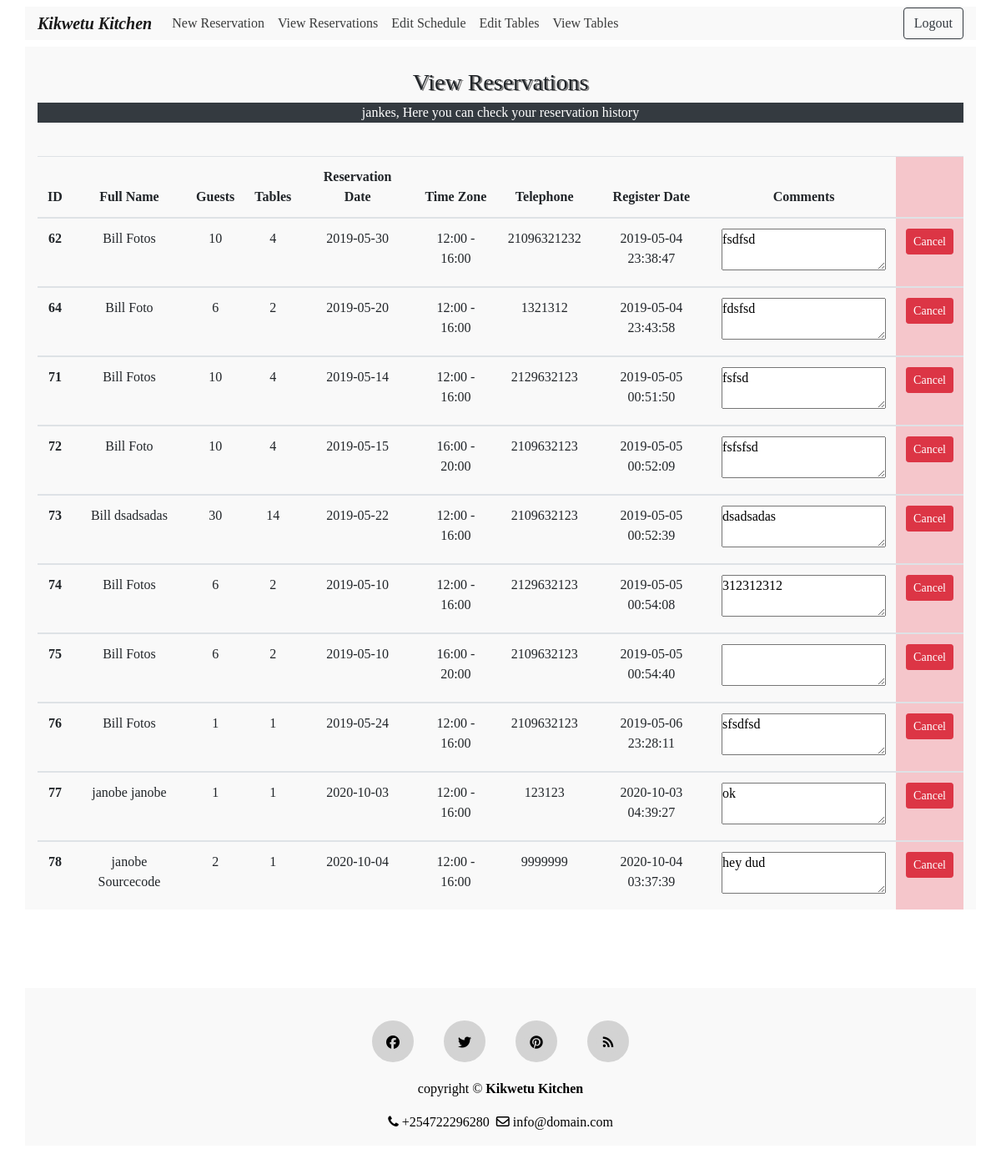
Screenshot of /view_reservations.php (signed in) with the database file from the repository.
### tables this page shows
CREATE TABLE `reservation` (
  `reserv_id` int(11) NOT NULL,
  `f_name` text NOT NULL,
  `l_name` text NOT NULL,
  `num_guests` int(11) NOT NULL,
  `num_tables` int(11) NOT NULL,
  `rdate` date NOT NULL,
  `time_zone` text NOT NULL,
  `telephone` text NOT NULL,
  `comment` mediumtext NOT NULL,
  `reg_date` timestamp NOT NULL DEFAULT CURRENT_TIMESTAMP,
  `user_fk` int(11) NOT NULL
);

### includes/view.reservation.inc.php (the view, shortened to what this page needs)
<?php
if(isset($_SESSION['user_id'])){
    require 'includes/dbh.inc.php';
    $user = $_SESSION['user_id'];
    $role = $_SESSION['role'];
    if($role==1){
    $sql = "SELECT * FROM reservation WHERE user_fk = $user";
    $result = $conn->query($sql);
    if ($result->num_rows > 0) {
        echo
        '
            <table class="table table-hover table-responsive-sm text-center">
                <thead>
                    <tr>
                        <th scope="col">Full Name</th>
                        <th scope="col">Guests</th>
                        <th scope="col">Reservation Date</th>
                        <th scope="col">Time Zone</th>
                        <th scope="col">Telephone</th>
                        <th scope="col">Register Date</th>
                        <th scope="col">Comments</th>
                        <th class="table-danger" scope="col"></th>
                    </tr>
                </thead> ';
        while($row = $result->fetch_assoc()) {
        echo"
                <tbody>
                    <tr>
                    <form action='includes/delete.php' method='POST'>
                    <input name='reserv_id' type='hidden' value=".$row["reserv_id"].">
                      <th scope='row'>".$row["f_name"]." ".$row["l_name"]."</th>
                      <td>".$row["num_guests"]."</td>
                      <td>".$row["rdate"]."</td>
                      <td>".$row["time_zone"]."</td>
                      <td>".$row["telephone"]."</td>
                      <td>".$row["reg_date"]."</td>
                      <td><textarea readonly>".$row["comment"]."</textarea></td>
                      <td class='table-danger'><button type='submit' name='delete-submit' class='btn btn-danger btn-sm'>Cancel</button></td>
                          </form>
                    </tr>
              </tbody>";
        }
        echo "</table>";
    }
    else {    echo "<p class='text-white text-center bg-danger'>Your reservation list is empty!<p>"; }
    }
    else if($role==2){
    $sql = "SELECT * FROM reservation";
    $result = $conn->query($sql);
    if ($result->num_rows > 0) {
        echo
        '
            <table class="table table-hover table-responsive-sm text-center">
                <thead>
                    <tr>
                        <th scope="col">ID</th>
                        <th scope="col">Full Name</th>
                        <th scope="col">Guests</th>
                        <th scope="col">Tables</th>
                        <th scope="col">Reservation Date</th>
                        <th scope="col">Time Zone</th>
                        <th scope="col">Telephone</th>
                        <th scope="col">Register Date</th>
                        <th scope="col">Comments</th>
                        <th class="table-danger" scope="col"></th>
                    </tr>
                </thead> ';
        while($row = $result->fetch_assoc()) {
        echo"
                <tbody>
                    <tr>
                    <form action='includes/delete.php' method='POST'>
                      <input name='reserv_id' type='hidden' value=".$row["reserv_id"].">
                      <th scope='row'>".$row["reserv_id"]."</th>
                      <td>".$row["f_name"]." ".$row["l_name"]."</td>
                      <td>".$row["num_guests"]."</td>
                      <td>".$row["num_tables"]."</td>
                      <td>".$row["rdate"]."</td>
                      <td>".$row["time_zone"]."</td>
                      <td>".$row["telephone"]."</td>
                      <td>".$row["reg_date"]."</td>
                      <td><textarea readonly>".$row["comment"]."</textarea></td>
                      <td class='table-danger'><button type='submit' name='delete-submit' class='btn btn-danger btn-sm'>Cancel</button></td>
                          </form>
                    </tr>
              </tbody>";
        }
        echo "</table>";
    }
    else {    echo "<p class='text-white text-center bg-danger'>Your reservation list is empty!<p>"; }
    }
}

### css/style.css (style rules this page uses)
* { margin:0; padding:0; font-family: "Times New Roman", Times, serif; }
body { overflow-y: scroll; overflow-x: hidden; }

### rows the page displays
reservation: reserv_id "62", f_name "Bill", l_name "Fotos", num_guests "10", num_tables "4", rdate "2019-05-30", time_zone "12:00 - 16:00", telephone "21096321232", reg_date "2019-05-04 23:38:47", comment "fsdfsd"
reservation: reserv_id "64", f_name "Bill", l_name "Foto", num_guests "6", num_tables "2", rdate "2019-05-20", time_zone "12:00 - 16:00", telephone "1321312", reg_date "2019-05-04 23:43:58", comment "fdsfsd"
reservation: reserv_id "71", f_name "Bill", l_name "Fotos", num_guests "10", num_tables "4", rdate "2019-05-14", time_zone "12:00 - 16:00", telephone "2129632123", reg_date "2019-05-05 00:51:50", comment "fsfsd"
reservation: reserv_id "72", f_name "Bill", l_name "Foto", num_guests "10", num_tables "4", rdate "2019-05-15", time_zone "16:00 - 20:00", telephone "2109632123", reg_date "2019-05-05 00:52:09", comment "fsfsfsd"
reservation: reserv_id "73", f_name "Bill", l_name "dsadsadas", num_guests "30", num_tables "14", rdate "2019-05-22", time_zone "12:00 - 16:00", telephone "2109632123", reg_date "2019-05-05 00:52:39", comment "dsadsadas"
reservation: reserv_id "74", f_name "Bill", l_name "Fotos", num_guests "6", num_tables "2", rdate "2019-05-10", time_zone "12:00 - 16:00", telephone "2129632123", reg_date "2019-05-05 00:54:08", comment "312312312"
reservation: reserv_id "75", f_name "Bill", l_name "Fotos", num_guests "6", num_tables "2", rdate "2019-05-10", time_zone "16:00 - 20:00", telephone "2109632123", reg_date "2019-05-05 00:54:40"
reservation: reserv_id "76", f_name "Bill", l_name "Fotos", num_guests "1", num_tables "1", rdate "2019-05-24", time_zone "12:00 - 16:00", telephone "2109632123", reg_date "2019-05-06 23:28:11", comment "sfsdfsd"
reservation: reserv_id "77", f_name "janobe", l_name "janobe", num_guests "1", num_tables "1", rdate "2020-10-03", time_zone "12:00 - 16:00", telephone "123123", reg_date "2020-10-03 04:39:27", comment "ok"
reservation: reserv_id "78", f_name "janobe", l_name "Sourcecode", num_guests "2", num_tables "1", rdate "2020-10-04", time_zone "12:00 - 16:00", telephone "9999999", reg_date "2020-10-04 03:37:39", comment "hey dud"

### other values shown
$_SESSION['username'] "jankes"
